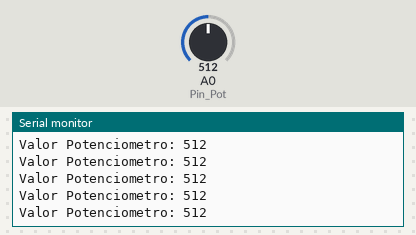
The sketch below on a simulated Arduino Uno, built with avr-gcc and run on an emulated ATmega328P. Parts: the last lines printed to the serial monitor. The inputs (shaded band) are chosen by the test bench; at power-on: A0 (Pin_Pot) = 512.

Above: at 1.2 s.
1.3 s: A0 (Pin_Pot) set to 716
At 1.68 s:
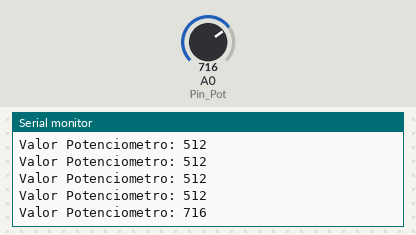
2.8 s: A0 (Pin_Pot) set to 900
At 2.94 s:
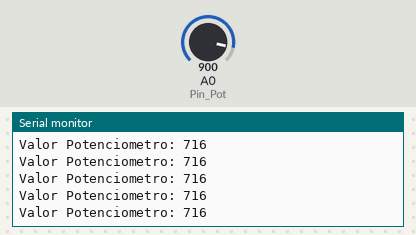
Timing chart, 0 to 5.8 s (numbered marks = the images above; inputs shaded):
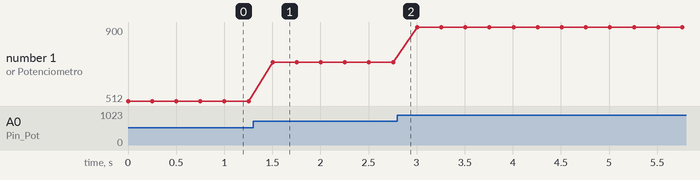

Measured:
- after the input at 1.3 s, the serial monitor: prints a new line after 0.20 s (image 1)
- plotted number 1: 512 → 716 after the input at 1.3 s, 716 → 900 after the input at 2.8 s

The sketch:

Potenciometro.ino
```cpp
#define Pin_Pot A0

int Pot=0;

void setup() {
  // put your setup code here, to run once:
  //Inicializamos la comunicacion serial
  Serial.begin(9600);
}

void loop() {
  // put your main code here, to run repeatedly:

  //Asignamos a la variable Pot el valor del potenciometro leido por el pin analogico A0
  //este valor esta en el rango [0,1023]
  Pot=analogRead(Pin_Pot);

  //Imprimimos la siguiente cadena de caracteres
  Serial.print("Valor Potenciometro: ");
  //Imprimimos el valor de Pot con un salto de linea al final
  Serial.println(Pot);

  //Esperamos 250 milisegundos
  delay(250);


}
```
